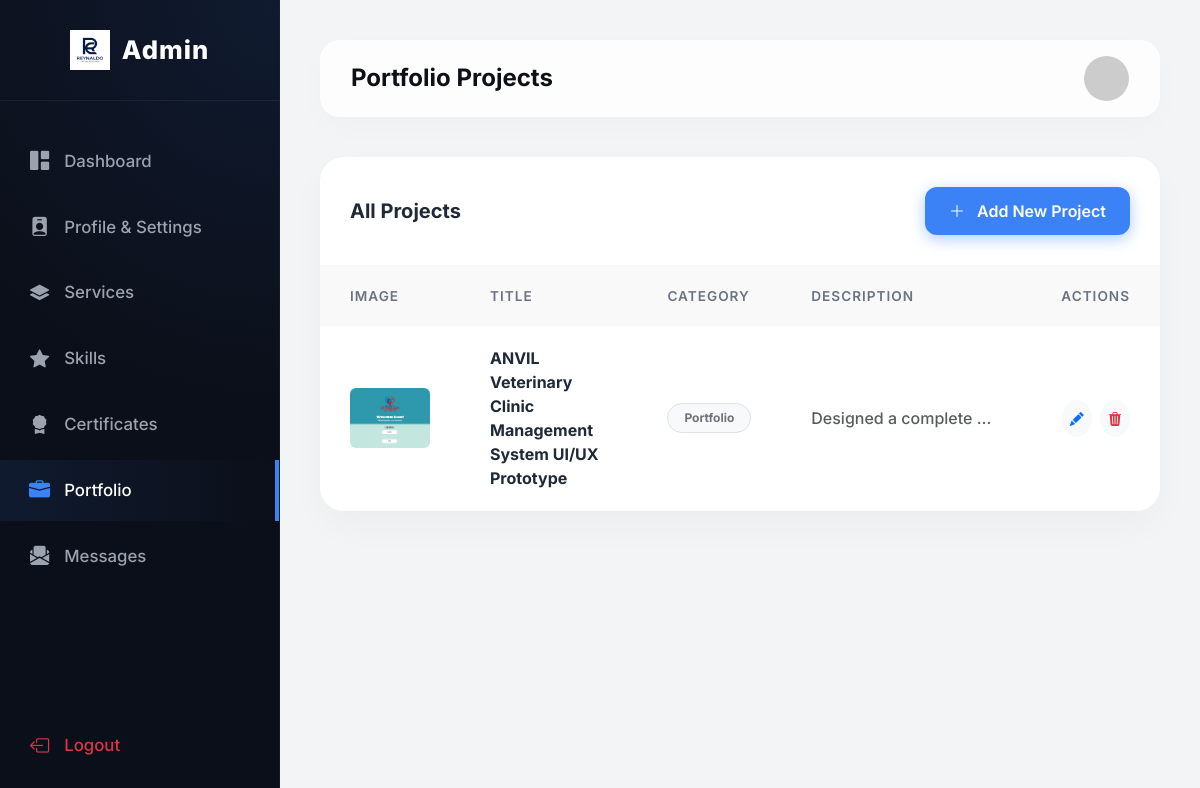
Page /admin/projects (signed in) on the committed database.
### tables this page shows
CREATE TABLE `projects` (
  `id` int(11) NOT NULL,
  `title` varchar(150) NOT NULL,
  `description` text NOT NULL,
  `image` varchar(255) NOT NULL,
  `category` varchar(50) NOT NULL,
  `tech_stack` varchar(255) DEFAULT NULL,
  `project_link` varchar(255) DEFAULT NULL,
  `client` varchar(255) DEFAULT NULL,
  `project_date` varchar(100) DEFAULT NULL
);

### admin/projects.php (the view, shortened to what this page needs)
<?php
require_once '../includes/db.php';
$stmt = $pdo->query("SELECT * FROM projects ORDER BY id DESC");
$projects = $stmt->fetchAll();
?>
<!DOCTYPE html>
<html lang="en">
<head>
    <link href="https://cdn.jsdelivr.net/npm/bootstrap@5.3.2/dist/css/bootstrap.min.css" rel="stylesheet">
    <link rel="stylesheet" href="https://cdn.jsdelivr.net/npm/bootstrap-icons@1.11.1/font/bootstrap-icons.css">
    <link rel="stylesheet" href="../assets/css/admin.css?v=<?= time() ?>">
</head>
<body>
    <?php include 'includes/sidebar.php'; ?>
    <div id="main-content">
        <div class="top-navbar">
            <div class="d-flex align-items-center">
                <h4>Portfolio Projects</h4>
            </div>
            <div class="d-none d-md-block">
                <img src="https://ui-avatars.com/api/?name=Reynaldo+Estandarte&background=3b82f6&color=fff&bold=true" alt="Admin" class="rounded-circle" width="45">
            </div>
        </div>
        <div class="admin-card">
            <div class="admin-card-header">
                <h5 class="mb-0 fw-bold">All Projects</h5>
                <a href="add_project" class="btn-accent text-decoration-none d-inline-block">
                    <i class="bi bi-plus-lg me-2"></i> Add New Project
                </a>
            </div>
            <div class="table-responsive">
                <table class="table table-custom">
                    <thead>
                        <tr>
                            <th>Image</th>
                            <th>Title</th>
                            <th>Category</th>
                            <th>Description</th>
                            <th class="text-end">Actions</th>
                        </tr>
                    </thead>
                    <tbody>
                        <?php foreach($projects as $p): ?>
                        <tr>
                            <td>
                                <img src="../assets/images/projects/<?= htmlspecialchars($p['image']) ?>" alt="img" class="rounded" style="width: 80px; height: 60px; object-fit: cover;">
                            </td>
                            <td class="fw-bold"><?= htmlspecialchars($p['title']) ?></td>
                            <td><span class="badge bg-light text-secondary border px-3 py-2 rounded-pill"><?= htmlspecialchars($p['category']) ?></span></td>
                            <td class="text-muted" style="max-width: 250px; white-space: nowrap; overflow: hidden; text-overflow: ellipsis;"><?= htmlspecialchars($p['description']) ?></td>
                            <td class="text-end text-nowrap">
                                <a href="edit_project?id=<?= $p['id'] ?>" class="btn btn-sm btn-light text-primary border-0 rounded-circle p-2">
                                    <i class="bi bi-pencil-fill"></i>
                                </a>
                                <button class="btn btn-sm btn-light text-danger border-0 rounded-circle p-2 ms-1" onclick="confirmDelete(<?= $p['id'] ?>)">
                                    <i class="bi bi-trash3-fill"></i>
                                </button>
                            </td>
                        </tr>
                        <?php endforeach; ?>
                    </tbody>
                </table>
            </div>
        </div>
    </div>
</body>
</html>

### assets/css/admin.css (style rules this page uses)
:root { --primary-color: #0d1117; --sidebar-bg: #0B0F19; --accent-color: #3b82f6; --accent-glow: rgba(59, 130, 246, 0.4); --secondary-color: #f3f4f6; --text-color: #1f2937; --text-muted: #6b7280; --sidebar-width: 280px; --card-bg: #ffffff; }
body { background-color: var(--secondary-color); font-family: 'Inter', sans-serif; color: var(--text-color); }
#main-content { margin-left: var(--sidebar-width); padding: 40px; min-height: 100vh; transition: margin-left 0.4s cubic-bezier(0.2, 0.8, 0.2, 1); }
.top-navbar { background: rgba(255, 255, 255, 0.8); backdrop-filter: blur(12px); padding: 15px 30px; border-radius: 20px; box-shadow: 0 10px 30px rgba(0,0,0,0.02); margin-bottom: 40px; display: flex; justify-content: space-between; align-items: center; border: 1px solid rgba(255,255,255,0.6); }
.top-navbar h4 { font-weight: 700; color: var(--primary-color); margin: 0; }
.admin-card { background: var(--card-bg); border-radius: 24px; box-shadow: 0 15px 35px rgba(0,0,0,0.03); border: none; overflow: hidden; }
.admin-card-header { background: transparent; padding: 30px; border-bottom: 1px solid rgba(0,0,0,0.04); display: flex; justify-content: space-between; align-items: center; }
.table-custom { margin: 0; }
.table-custom th { background: rgba(243, 244, 246, 0.5); color: var(--text-muted); font-weight: 600; text-transform: uppercase; letter-spacing: 1px; font-size: 0.85rem; padding: 20px 30px; border: none; }
.table-custom td { padding: 20px 30px; vertical-align: middle; color: var(--text-color); border-bottom: 1px solid rgba(0,0,0,0.02); font-weight: 500; }
.btn-accent { background: var(--accent-color); color: #fff; border: none; padding: 12px 24px; border-radius: 12px; font-weight: 600; transition: all 0.3s ease; box-shadow: 0 4px 15px var(--accent-glow); }

### rows in the picture
projects: image (picture), title "ANVIL Veterinary Clinic Management System UI/UX Prototype", category "Portfolio", description "Designed a complete…"
